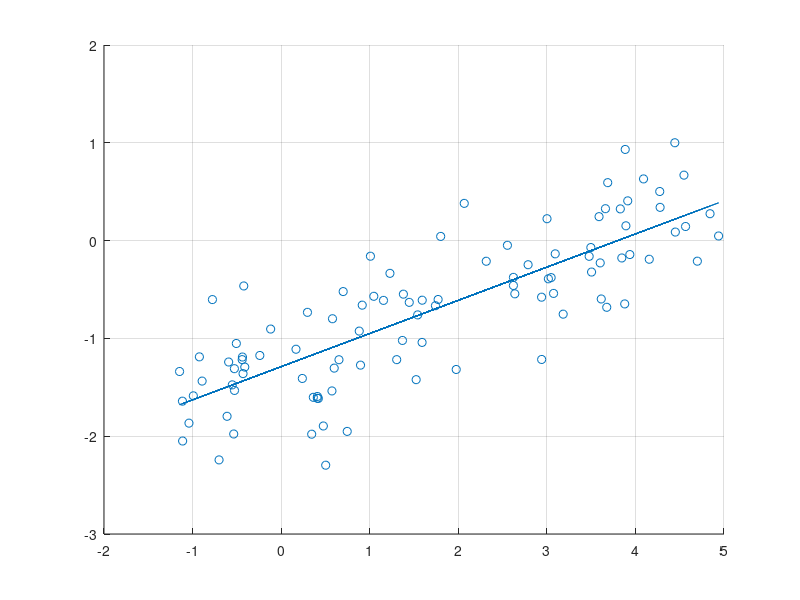

The MATLAB source for this figure: (Note: this script raises an error after producing the figure.)
 a = [ ...
 8.96187818e-01
 7.00334212e-01
 8.81721369e-01
-5.51974562e-01
 1.15549181e+00
 1.00808409e+00
 2.06735762e+00
-4.21941514e-01
 3.89263477e+00
 4.09300943e-01
-5.05967311e-01
 3.18415295e+00
 4.09153094e+00
 5.99081715e-01
 3.00175441e+00
-8.92236884e-01
 3.47762254e+00
 2.31565957e+00
 4.84242891e+00
-1.14685189e+00
 9.15356281e-01
-4.37006646e-01
 3.60229313e+00
 3.01719934e+00
 4.45047474e+00
 3.68711482e+00
 1.67616823e-01
 3.88481663e+00
 1.30458035e+00
 2.94119198e+00
-4.10491162e-01
 4.27852249e+00
 3.49656316e+00
 4.69914047e+00
 3.09437776e+00
 2.62231653e+00
-6.10554928e-01
 4.15606384e+00
 1.22838450e+00
 3.63295477e-01
 1.97661400e+00
 3.87908624e+00
 1.54162804e+00
 1.59274164e+00
 1.44639584e+00
 2.94048129e+00
 5.73660875e-01
 2.63837661e+00
 4.20013278e-01
-7.75934138e-01
 3.82924050e+00
 6.52890325e-01
 2.39331709e-01
-1.11234409e+00
 1.38024714e+00
 1.36960933e+00
-4.39809329e-01
 1.80114112e+00
 7.45963345e-01
 3.07562547e+00
-5.92683561e-01
 3.61395575e+00
 3.67606427e+00
 4.27431438e+00
 1.04619577e+00
 4.44475860e+00
 3.58926088e+00
 3.44898344e-01
 5.03135688e-01
 1.74214618e+00
-5.27882686e-01
 2.78813886e+00
 2.97185217e-01
 1.52431020e+00
-1.11439522e+00
 1.59114450e+00
 3.66149808e+00
 3.91320845e+00
-5.26566932e-01
 3.93674275e+00
 5.79671364e-01
 2.55474236e+00
 1.77232716e+00
 4.08279010e-01
-1.18485408e-01
 3.50466914e+00
 4.54780895e+00
-4.30228369e-01
-9.23128528e-01
 3.84620658e+00
-5.35339049e-01
 2.62260250e+00
-7.00939752e-01
-2.40793560e-01
-1.04065355e+00
-9.91506907e-01
 4.93903510e+00
 3.04830768e+00
 4.76245349e-01
 4.56591874e+00 ];
b = [ ...
-1.27335109e+00
-5.21150668e-01
-9.25305115e-01
-1.47498575e+00
-6.11286856e-01
-1.59609056e-01
 3.80717831e-01
-4.63778539e-01
 1.51345870e-01
-1.59373196e+00
-1.05191572e+00
-7.52036807e-01
 6.30755630e-01
-1.30386428e+00
 2.23719499e-01
-1.43640681e+00
-1.60659892e-01
-2.11085069e-01
 2.74901558e-01
-1.33839156e+00
-6.60044243e-01
-1.19042322e+00
-2.28042842e-01
-3.90664199e-01
 8.73900750e-02
 5.92525550e-01
-1.11081232e+00
 9.32163700e-01
-1.21728830e+00
-1.21532981e+00
-1.29308721e+00
 3.39926107e-01
-7.07946097e-02
-2.10357953e-01
-1.35406484e-01
-4.58767989e-01
-1.79646696e+00
-1.90664088e-01
-3.34829323e-01
-1.60236373e+00
-1.31767549e+00
-6.47419085e-01
-7.59603865e-01
-6.09362761e-01
-6.31512117e-01
-5.78531171e-01
-1.53709451e+00
-5.44184333e-01
-1.61375667e+00
-6.02984285e-01
 3.24192448e-01
-1.21814386e+00
-1.40958778e+00
-2.04920884e+00
-5.47639543e-01
-1.02088879e+00
-1.21696448e+00
 4.29393420e-02
-1.95087963e+00
-5.39948017e-01
-1.24130785e+00
-5.96934417e-01
-6.81871324e-01
 5.01991798e-01
-5.69389371e-01
 1.00050225e+00
 2.44992259e-01
-1.97943394e+00
-2.29648571e+00
-6.65623227e-01
-1.30951652e+00
-2.46652220e-01
-7.33517983e-01
-1.42182443e+00
-1.64176082e+00
-1.04107182e+00
 3.26230021e-01
 4.06406975e-01
-1.53204187e+00
-1.42653002e-01
-7.98906514e-01
-4.78657927e-02
-6.02002881e-01
-1.61201110e+00
-9.04410097e-01
-3.21532418e-01
 6.69233494e-01
-1.36008289e+00
-1.18870878e+00
-1.77541296e-01
-1.97732743e+00
-3.76038189e-01
-2.24225080e+00
-1.17447048e+00
-1.86641627e+00
-1.58725492e+00
 4.73068313e-02
-3.78309640e-01
-1.89556472e+00
 1.44099079e-01 ];


format long;
X = [ones(length(a),1) a];
b1 = X\b;
bCalc1 = X*b1;
scatter(a,b);
hold on;
%plot(a,b,'.');
plot(a,bCalc1,'- -'); 
grid on;
lsline;
beta = regress (a,b);
 %{
x=a; y=b;
format long;
yCalc1 = (x\y)*x;
scatter(x,y);
hold on;

grid on;
X = [ones(length(x),1) x];
B = X\y;
yCalc2 = X*B;
plot(x,yCalc2,'--');
Rsq1 = 1 - sum((y - yCalc1).^2)/sum((y - mean(y)).^2);
Rsq2 = 1 - sum((y - yCalc2).^2)/sum((y - mean(y)).^2);
%}